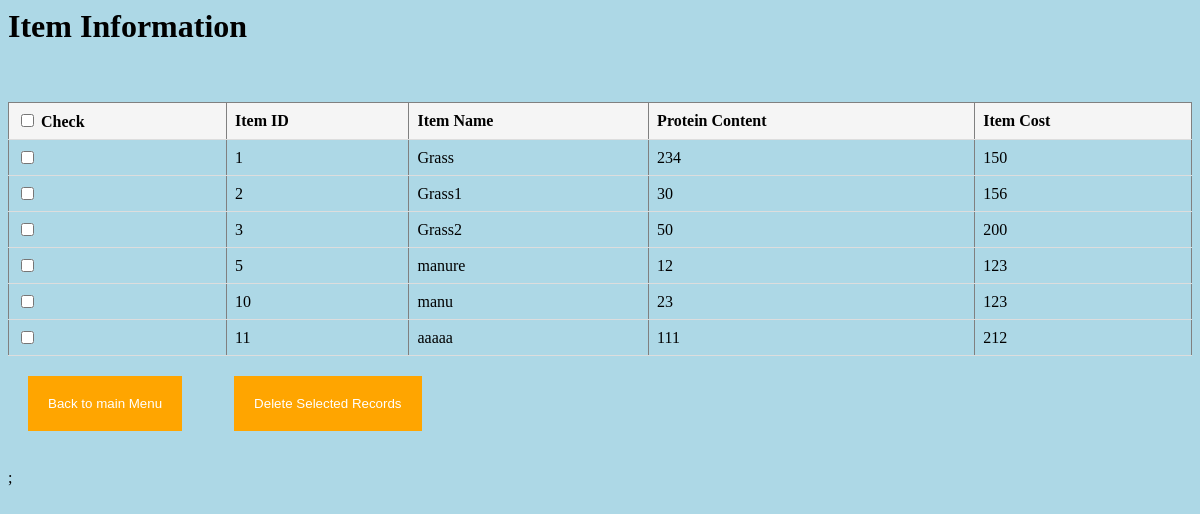
Screenshot of /Feed/DelItem.php with the database file from the repository.
### tables this page shows
CREATE TABLE `FeedItems` (
  `ItemID` int(11) NOT NULL,
  `ItemName` varchar(50) NOT NULL,
  `Protein` int(50) NOT NULL,
  `Cost` int(50) NOT NULL
);

### Feed/DelItem.php (the view, shortened to what this page needs)
<?php include '../dbconnect.php'; ?>
<div class='container'>
<h1>Item Information</h1>
<br><br>
<form method='post' action=''>
   <table border='1' style='border-collapse: collapse;' >
     <tr style='background: whitesmoke;'>
       <th><input type='checkbox' TreatmentID='checkAll' > Check</th>
         <th>Item ID</th>
         <th>Item Name</th>
         <th>Protein Content</th>
         <th>Item Cost</th>
     </tr>
     <?php
     $query = "SELECT * FROM FeedItems";
     $result = mysqli_query($con,$query);
     while($row = mysqli_fetch_array($result) ){
       $ItemID = $row['ItemID'];
       $ItemName = $row['ItemName'];
       $Protein = $row['Protein'];
       $Cost = $row['Cost'];
     ?>
       <tr>
         <td><input type='checkbox' name='update[]' value='<?= $ItemID ?>' ></td>
         <td><?= $ItemID ?></td>
         <td><?= $ItemName ?></td>
         <td><?= $Protein ?></td>
         <td><?= $Cost ?></td>
       </tr>
     <?php
     }
     ?>
   </table>
   <input type='submit' value='Back to main Menu' name='Main' >&nbsp;&nbsp;
    <input type='submit' value='Delete Selected Records' name='but_update'>&nbsp;&nbsp;<br><br>;
 </form>
</div>

### Feed/DelItem.php (style rules this page uses)
table { border-collapse: collapse; width: 100%; }
th, td { padding: 8px; text-align: left; border-bottom: 1px solid #ddd; }
input[type= submit] { background-color: orange; border: none; text-decoration: none; color: white; padding: 20px 20px; margin: 20px 20px; cursor: pointer; }

### rows the page displays
feeditems: ItemID "1", ItemName "Grass", Protein "234", Cost "150"
feeditems: ItemID "2", ItemName "Grass1", Protein "30", Cost "156"
feeditems: ItemID "3", ItemName "Grass2", Protein "50", Cost "200"
feeditems: ItemID "5", ItemName "manure", Protein "12", Cost "123"
feeditems: ItemID "10", ItemName "manu", Protein "23", Cost "123"
feeditems: ItemID "11", ItemName "aaaaa", Protein "111", Cost "212"
